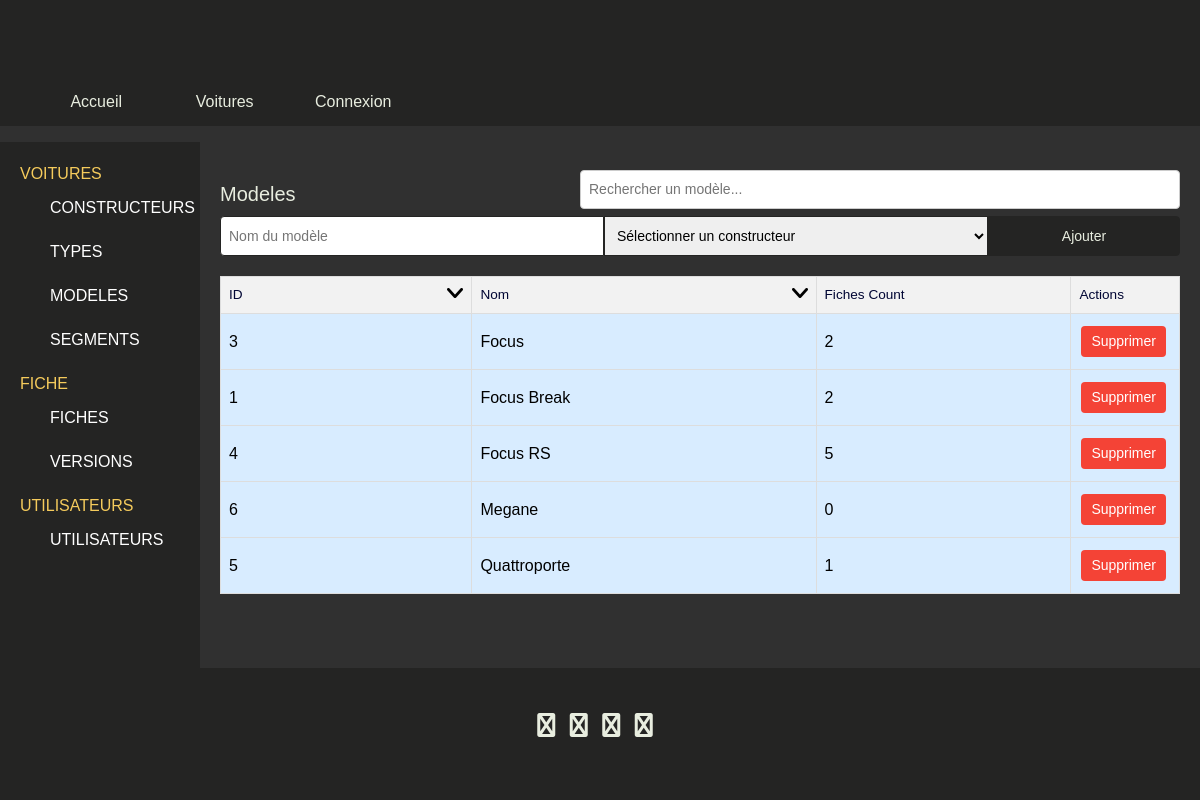
Before: /code/pages/pageDashboardModeles.php with the older database file.
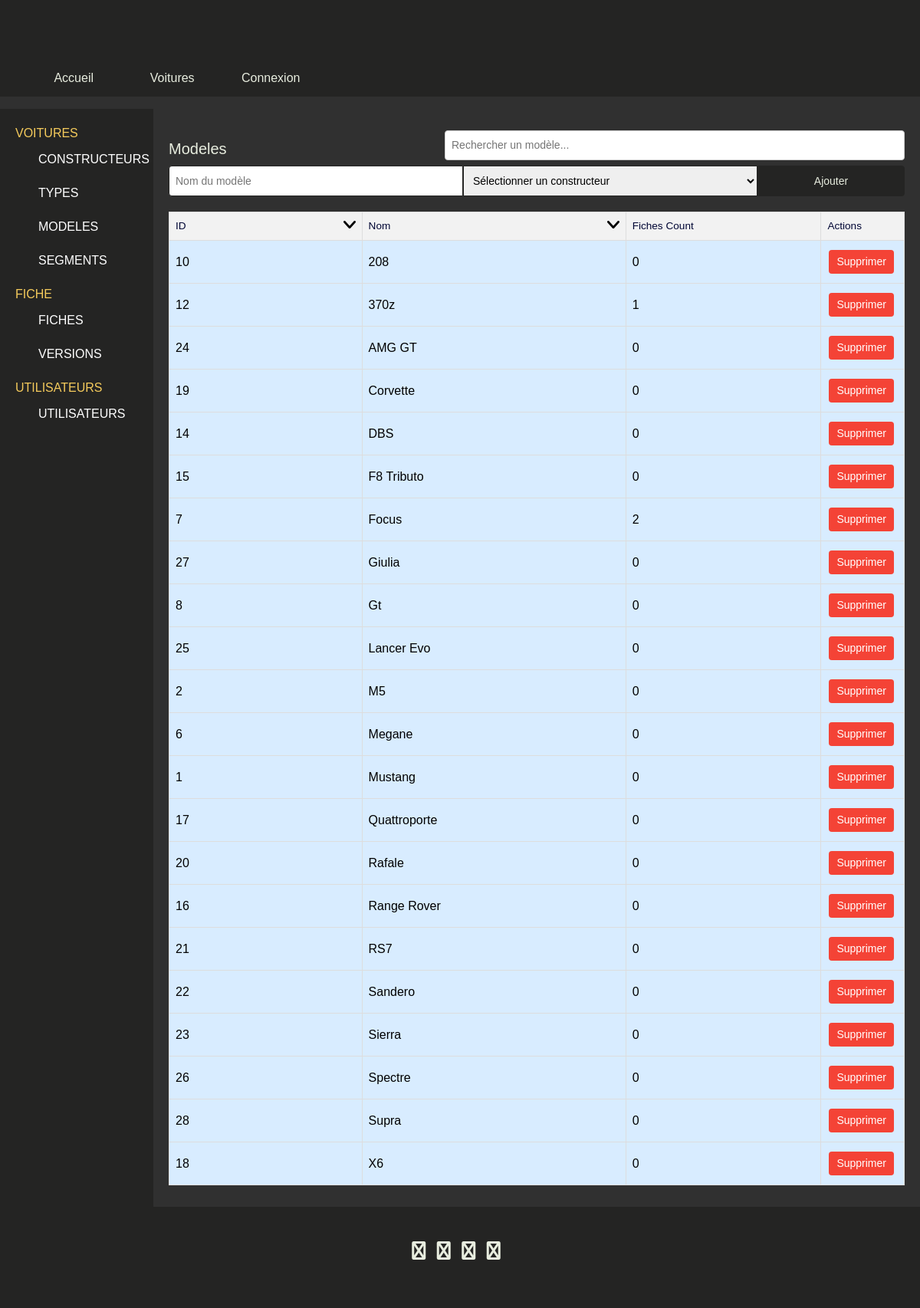
After: the same page with the newer database file.
### tables this page shows
CREATE TABLE IF NOT EXISTS `modeles` (
  `id` int(11) NOT NULL AUTO_INCREMENT,
  `nom` text NOT NULL,
  `id_constructeur` int(11) NOT NULL,
  PRIMARY KEY (`id`)
);

### code/pages/pageDashboardModeles.php (the view, shortened to what this page needs)
<?php
include '../includesHeaderFooter/includeHeader.php';
require('../actions/actionsDashboard/actionsDashboardModeles/actionDashboardModeles.php');
?>
<!DOCTYPE html>
<html lang="fr">
<head>
    <link href="../css/styleDashboardModeles.css" rel="stylesheet">
    <link rel="stylesheet" href="https://cdnjs.cloudflare.com/ajax/libs/font-awesome/6.0.0-beta3/css/all.min.css">
</head>
<body class="dashboard-body">
<div class="dashboard-container">
    <?php include '../includesHeaderFooter/includeMenuDashboard.php'; ?>
    <main class="dashboard-main">
        <section id="modeles" class="dashboard-section">
            <div class="dashboard-table-container">
                <div class="dashboard-header">
                    <h3 class="dashboard-subtitle">Modeles</h3>
                    <input type="text" id="searchInput" placeholder="Rechercher un modèle..." class="dashboard-search">
                </div>
                <form method="POST" action="pageDashboardModeles.php">
                    <div class="dashboard-add-container">
                        <input type="text" id="nomModele" placeholder="Nom du modèle" class="dashboard-input" name="nom">
                        <select id="constructeurType" class="dashboard-select" name="constructeur">
                            <option value="">Sélectionner un constructeur</option>
                        </select>
                        <input type="submit" value="Ajouter" class="dashboard-btn" id="ajouterModele" name="validate">
                    </div>
                </form>
                <table class="dashboard-table-modeles">
                    <thead>
                    <tr>
                        <th class="dashboard-table-header dashboard-table-id" id="sortById">ID
                            <img src="../../library/iconsDashboard/descendant.png" alt="Ascendant" id="sortByIdIcon" style="width: 16px; height: 16px;">
                        </th>
                        <th class="dashboard-table-header dashboard-table-name">Nom
                            <img src="../../library/iconsDashboard/descendant.png" alt="Ascendant" id="sortByNameIcon" style="width: 16px; height: 16px;">
                        </th>
                        <th class="dashboard-table-header dashboard-table-fiches-count">Fiches Count</th>
                        <th class="dashboard-table-header dashboard-table-actions">Actions</th>
                    </tr>
                    </thead>
                    <tbody id="modelesTable">
                    <?php
                    $getAllModeles = $bdd->query('
                        SELECT modeles.id, modeles.nom, COUNT(fiches.id) AS fiches_count
                        FROM modeles
                        LEFT JOIN fiches ON modeles.id = fiches.id_modele
                        GROUP BY modeles.id, modeles.nom
                        ORDER BY modeles.nom;
                    ');
                    while ($modele = $getAllModeles->fetch()) {
                        echo '<tr class="dashboard-table-row">';
                        echo '<td class="dashboard-table-cell dashboard-table-id">' . htmlspecialchars($modele['id']) . '</td>';
                        echo '<td class="dashboard-table-cell dashboard-table-name">' . htmlspecialchars($modele['nom']) . '</td>';
                        echo '<td class="dashboard-table-cell dashboard-table-fiches-count">' . htmlspecialchars($modele['fiches_count']) . '</td>';
                        echo '<td class="dashboard-table-cell dashboard-table-actions">';
                        echo '<form method="POST" action="pageDashboardModeles.php" onsubmit="return confirmDelete();">';
                        echo '<button type="submit" class="dashboard-delete-btn" name="delete">Supprimer</button>';
                        echo '</form>';
                        echo '</td>';
                        echo '</tr>';
                    }
                    ?>
                    </tbody>
                </table>
                <br><br><br><br><br>
            </div>
        </section>
    </main>
</div>
<?php require '../includesHeaderFooter/includeFooter.php'; ?>
</body>
</html>

### code/includesHeaderFooter/includeHeader.php (shortened to what this page needs)
<!DOCTYPE html>
<html lang="fr">
<head>
    <link rel="stylesheet" href="https://stackpath.bootstrapcdn.com/font-awesome/4.7.0/css/font-awesome.min.css">
    <link href="https://cdn.jsdelivr.net/npm/bootstrap@5.1.0/dist/css/bootstrap.min.css" rel="stylesheet">
    <link href="../css/styleMain.css" rel="stylesheet">
    <link href="https://cdn.quilljs.com/1.3.6/quill.snow.css" rel="stylesheet">
    <link rel="stylesheet" href="https://maxcdn.bootstrapcdn.com/bootstrap/3.3.7/css/bootstrap-datepicker.css"/>
    <link rel="stylesheet" href="https://cdnjs.cloudflare.com/ajax/libs/bootstrap-datepicker/1.6.4/css/bootstrap-datepicker.css"/>
    <link href="https://cdnjs.cloudflare.com/ajax/libs/select2/4.0.13/css/select2.min.css" rel="stylesheet" />
</head>
<header class="header">
    <div class="header-top-top" id="haut-haut">
    </div>
    <div class="header-top">
    </div>
    <div class="header-content">
        <nav class="nav_header">
            <ul>
                <li class="deroulant"><a href="../pages/pageIndex.php">Accueil</a>
                </li>
                <li class="deroulant"><a href="../pages/pageVoitures.php">Voitures</a>
                </li>
                <?php
                if(!isset($_SESSION['auth'])){
                    ?>
                    <li class="deroulant"><a href="pageLogin.php">Connexion</a></li>
                    <?php
                }
                ?>
            </ul>
        </nav>
</header>
<body>

### code/includesHeaderFooter/includeMenuDashboard.php (shortened to what this page needs)
<!DOCTYPE html>
<html lang="fr">
<head>
    <link href="../css/styleMenuDashboard.css" rel="stylesheet">
</head>
<aside class="dashboard-sidebar">
    <nav class="dashboard-nav">
        <ul class="dashboard-nav-list">
            <li class="dashboard-nav-item">
                <a  class="dashboard-nav-link-head">VOITURES</a>
                <ul class="dashboard-submenu">
                    <li class="dashboard-submenu-item"><a href="../pages/pageDashboardConstructeurs.php" class="dashboard-nav-link">CONSTRUCTEURS</a></li>
                    <li class="dashboard-submenu-item"><a href="../pages/pageDashboardTypes.php" class="dashboard-nav-link">TYPES</a></li>
                    <li class="dashboard-submenu-item"><a href="../pages/pageDashboardModeles.php" class="dashboard-nav-link">MODELES</a></li>
                    <li class="dashboard-submenu-item"><a href="../pages/pageDashboardConstructeurs.php" class="dashboard-nav-link">SEGMENTS</a></li>
                </ul>
            </li>
            <li class="dashboard-nav-item">
                <a class="dashboard-nav-link-head">FICHE</a>
                <ul class="dashboard-submenu">
                    <li class="dashboard-submenu-item"><a href="../pages/pageDashboardConstructeurs.php" class="dashboard-nav-link">FICHES</a></li>
                    <li class="dashboard-submenu-item"><a href="../pages/pageDashboardConstructeurs.php" class="dashboard-nav-link">VERSIONS</a></li>
                </ul>
            </li>
            <li class="dashboard-nav-item">
                <a class="dashboard-nav-link-head">UTILISATEURS</a>
                <ul class="dashboard-submenu">
                    <li class="dashboard-submenu-item"><a href="../pages/pageDashboardConstructeurs.php" class="dashboard-nav-link">UTILISATEURS</a></li>
                </ul>
            </li>
        </ul>
    </nav>
</aside>

### code/includesHeaderFooter/includeFooter.php (shortened to what this page needs)
  <footer class="footer">
      <div class="footer-content">
          <ul class="socials">
              <li><a href="#" class="youtube"><i class="fa fa-youtube"></i></a></li>
              <li><a href="#" class="twitter"><i class="fa fa-twitter"></i></a></li>
              <li><a href="#" class="instagram"><i class="fa fa-instagram"></i></a></li>
              <li><a href="#" class="google"><i class="fa fa-google"></i></a></li>
          </ul>
      </div>
  </footer>
</body>
</html>

### code/css/styleMain.css (style rules this page uses)
:root { --primary-color: #303030; --secondary-color: #242423; --accent-color-yellow: #F5CB5C; --accent-color-white: #E8EDDF; --accent-color-gray: #CFDBD5; --accent-color-gray-fiche: rgba(255, 255, 255, 0.8); }
body { font-family: 'Franklin Gothic Medium', 'Arial Narrow', Arial, sans-serif; width:100%; background: var(--primary-color); min-height: 100vh; position: relative; min-height: 100vh; font-size: 100% }
main { width: 90vw; margin: 0 auto; padding: 30px 20px; min-height: calc(100vh - 100px - 116px); }
.header-top-top { background: var(--secondary-color); padding: 20px 0; text-align: left; }
.header-top { background: var(--secondary-color); padding: 20px 0; text-align: center; }
.nav_header { z-index: 10; width: 100%; background-color: var(--secondary-color); transition: 0.5s; }
.nav_header ul { list-style-type: none; }
.header nav ul li { float: left; width: 11%; text-align: center; position: relative; }
.header nav ul::after { content: ""; display: table; clear: both; }
.header nav a { display: block; text-decoration: none; color: var(--accent-color-white); border-bottom: 2px solid transparent; padding: 10px 0px; }
.header .deroulant > a::after { font-size: 12px; }
section { height: 20%; }
*, *:before, *:after { margin: 0; padding: 0; box-sizing: border-box; }
table { background: #d8ecff; border-radius: 0.25em; border-collapse: collapse; }
th { border-bottom: 1px solid #364043; color: #010634; font-weight: normal; font-size: 0.85em; padding: 0.5em 1em; text-align: left; }
td { color: #000000; font-weight: 400; padding: 0.65em 1em; }
tbody tr { transition: background 0.25s ease; }
.footer { position: absolute; left: 0; width: 100%; background-color: var(--secondary-color); color: var(--accent-color-yellow); text-align: center; padding: 40px 0; bottom: 0; }
.footer-content { max-width: 600px; margin: 0 auto; }
.socials { list-style-type: none; padding: 0; }
.socials li { display: inline-block; margin-right: 10px; }
.socials li a { display: block; color: var(--accent-color-white); font-size: 24px; text-decoration: none; }

### code/css/styleDashboardModeles.css (style rules this page uses)
.dashboard-subtitle { color: var(--accent-color-white); }
.dashboard-table-header, .dashboard-table-cell { border: 1px solid #ddd; padding: 8px; text-align: left; }
.dashboard-table-id { width: 30%; }
.dashboard-table-name { width: 40%; }
.dashboard-table-fiches-count { width: 40%; }
.dashboard-table-actions { width: 40%; }
.dashboard-table-header { background-color: #f2f2f2; }
.dashboard-header { display: flex; justify-content: space-between; align-items: center; }
.dashboard-search { padding: 8px; font-size: 14px; border: 1px solid #ccc; border-radius: 4px; width: 600px; }
.dashboard-table-header img { float: right; cursor: pointer; }
.dashboard-add-container { display: flex; justify-content: space-between; align-items: center; width: 100%; margin-bottom: 20px; }
.dashboard-input { padding: 8px; font-size: 14px; border: 1px solid var(--secondary-color); border-top-left-radius: 4px; border-bottom-left-radius: 4px; width: 100%; height: 40px; }
.dashboard-btn { color: var(--accent-color-white); background-color: var(--secondary-color); padding: 8px; border: 1px solid var(--secondary-color); font-size: 14px; border-top-right-radius: 4px; border-bottom-right-radius: 4px; width: 20%; height: 40px; }
.dashboard-select { padding: 8px; border: 1px solid var(--secondary-color); font-size: 14px; width: 100%; height: 40px; }
.dashboard-add-container { display: flex; flex-wrap: wrap; }
@media (min-width: 768px) { .dashboard-add-container { flex-wrap: nowrap; } }
@media (min-width: 768px) { .dashboard-input, .dashboard-select { flex: 1; } }
@media (min-width: 768px) { .dashboard-btn { flex: none; width: 20%; } }
.dashboard-delete-btn { background-color: var(--secondary-color); color: var(--accent-color-yellow); border: none; padding: 8px 16px; text-align: center; text-decoration: none; display: inline-block; font-size: 14px; margin: 4px 2px; cursor: pointer; border-radius: 4px; transition: background-color 0.3s ease; }

Changed rows visible on the page:
removed modeles: id "3", nom "Focus", fiches_count "2"
removed modeles: id "4", nom "Focus RS", fiches_count "5"
removed modeles: id "5", nom "Quattroporte", fiches_count "1"
added modeles: id "10", nom "208", fiches_count "0"
added modeles: id "12", nom "370z", fiches_count "1"
added modeles: id "24", nom "AMG GT", fiches_count "0"
added modeles: id "19", nom "Corvette", fiches_count "0"
added modeles: id "14", nom "DBS", fiches_count "0"
added modeles: id "15", nom "F8 Tributo", fiches_count "0"
added modeles: id "7", nom "Focus", fiches_count "2"
added modeles: id "27", nom "Giulia", fiches_count "0"
added modeles: id "8", nom "Gt", fiches_count "0"
added modeles: id "25", nom "Lancer Evo", fiches_count "0"
added modeles: id "2", nom "M5", fiches_count "0"
changed modeles "Megane": moves up the list
changed modeles id 1: nom "Focus Break" → "Mustang"; fiches_count "2" → "0"
added modeles: id "17", nom "Quattroporte", fiches_count "0"
added modeles: id "20", nom "Rafale", fiches_count "0"
added modeles: id "16", nom "Range Rover", fiches_count "0"
added modeles: id "21", nom "RS7", fiches_count "0"
added modeles: id "22", nom "Sandero", fiches_count "0"
added modeles: id "23", nom "Sierra", fiches_count "0"
added modeles: id "26", nom "Spectre", fiches_count "0"
added modeles: id "28", nom "Supra", fiches_count "0"
added modeles: id "18", nom "X6", fiches_count "0"
